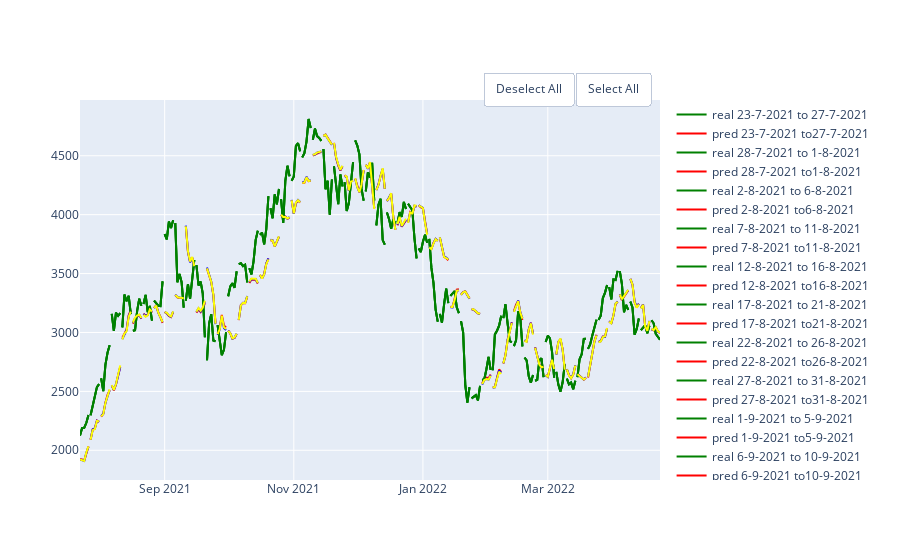

The code cell stored with this chart in its notebook:
### Code cell
rf_10 = RandomForestRegressor(random_state=10,criterion='mae', max_depth=5, max_features='sqrt', n_estimators=250)
rf_20 = RandomForestRegressor(random_state=10,criterion='mae', max_depth=5, max_features='sqrt',n_estimators=300)
rf_30 = RandomForestRegressor(random_state=10,criterion='mae', max_depth=5,max_features='sqrt', n_estimators=350)
df = pd.DataFrame(columns = ['MAE', 'MSE','RMSE', 'R2'], index = ['250','300', '350'])
show_results(df, df_eth,'close',100,5,rf_10, rf_20,rf_30)
